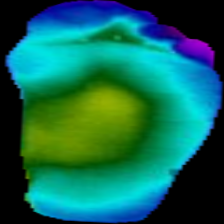
#> input picture datasets/Healthy/CG010_M_L-rotated2-rotated1.png, 224 x 224 px
$ python train_model.py
#> lines starting #> are read from the running program, lines starting #| are printed output that depends on the picture
import os
import cv2
import numpy as np
from sklearn.ensemble import RandomForestClassifier
import pickle

DATASET = "datasets"

X = []
Y = []

classes = ["Healthy", "Diabetic"]

print("Starting robust feature extraction...")

for label, name in enumerate(classes):
    path = os.path.join(DATASET, name)
    if not os.path.exists(path):
        continue

    for file in os.listdir(path):
        img_path = os.path.join(path, file)
        img = cv2.imread(img_path, cv2.IMREAD_GRAYSCALE)
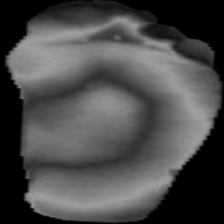
#> img: shape (224, 224); min 0, max 161, mean 74.5

        if img is None:
            continue

        # 1. Standardize image dimensions
        img = cv2.resize(img, (60, 60))
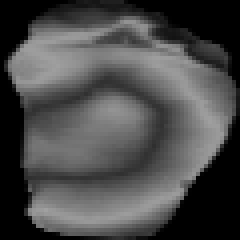
#> img: shape (60, 60) (shown 4 times larger); min 0, max 160, mean 74.3

        # 2. Segment the footprint vertically into 3 physiological zones (20 pixels each)
        toe_zone = img[0:20, :]
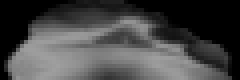
#> toe_zone: shape (20, 60) (shown 4 times larger); min 0, max 159, mean 71
        mid_zone = img[20:40, :]
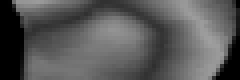
#> mid_zone: shape (20, 60) (shown 4 times larger); min 0, max 159, mean 87.9
        heel_zone = img[40:60, :]
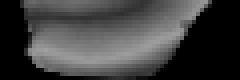
#> heel_zone: shape (20, 60) (shown 4 times larger); min 0, max 160, mean 64.1

        # 3. Compute invariant numeric features instead of raw pixels
        features = [
            np.mean(img),        # Global average intensity
            np.max(img),         # Peak hotspot temperature
            np.mean(toe_zone),   # Forefoot metabolic rate
            np.max(toe_zone),    # Toe local peak
            np.mean(mid_zone),   # Plantar arch metabolic rate
            np.max(mid_zone),    # Arch local peak
            np.mean(heel_zone),  # Heel metabolic rate
            np.max(heel_zone),   # Heel local peak
            np.std(img)          # Thermal variation index
        ]
#> features = [74.32, 160, 71.02, 159, 87.86, 159, 64.08, 160, 53.55]

        X.append(features)
        Y.append(label)
#> pass 2 of the loop `for label, name in enumerate(classes):`:
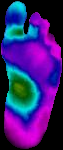
#> input picture datasets/Diabetic/DM033_M_L.png, 63 x 150 px
#> `mid_zone = img[20:40, :]`:
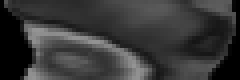
#> mid_zone: shape (20, 60) (shown 4 times larger); min 0, max 148, mean 55.8
#> `heel_zone = img[40:60, :]`:
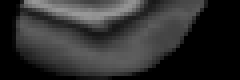
#> heel_zone: shape (20, 60) (shown 4 times larger); min 0, max 152, mean 46.9
#> features = [48.64, 159, 43.2, 159, 55.83, 148, 46.89, 152, 40.82]

X = np.array(X)
Y = np.array(Y)

print(f"Extraction complete. Training dataset shape: {X.shape}")
#| Extraction complete. Training dataset shape: (2, 9)
print("Training started...")

# Hyperparameters set to prevent overfitting
model = RandomForestClassifier(n_estimators=100, max_depth=6, random_state=42)
model.fit(X, Y)

# Ensure directory exists and save the trained intelligence
os.makedirs("model", exist_ok=True)
pickle.dump(model, open("model/thermal_model.pkl", "wb"))

print("SUCCESS: Model trained and saved to model/thermal_model.pkl")
